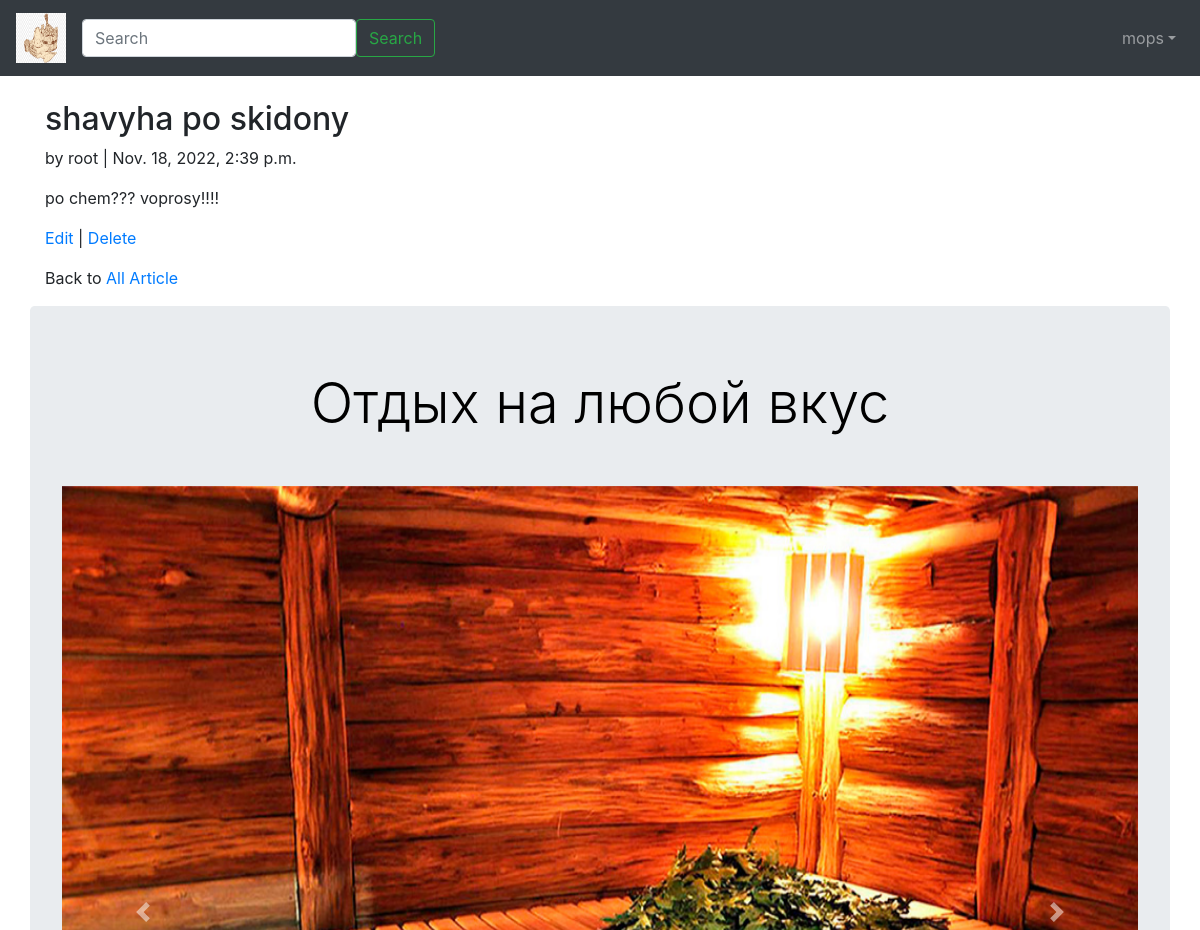
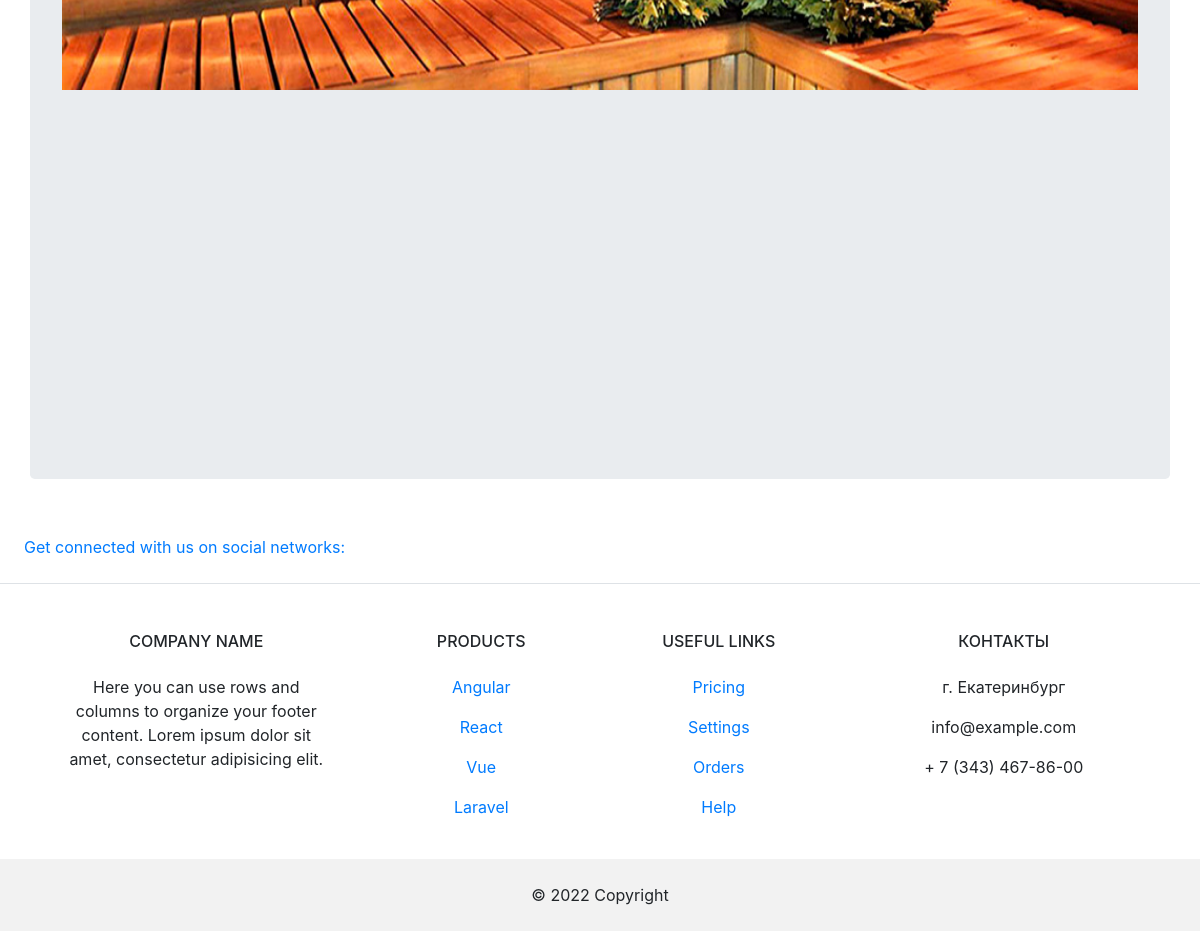
/articles/2/ (signed in), run on the app's committed database (2 pictures, top to bottom).
### users/models.py (models this page shows)
class CustomUser(AbstractUser):
    age = models.PositiveIntegerField(default=0)

### articles/models.py (models this page shows, shortened)
class Article(models.Model):
    title = models.CharField(max_length=255)
    body = models.TextField()
    date = models.DateTimeField(auto_now_add=True)
    author = models.ForeignKey(settings.AUTH_USER_MODEL, on_delete=models.CASCADE,)

### articles/views.py (the view)
# urls.py: path('<int:pk>/', views.ArticleDetailView.as_view(), name="article_detail"),
class ArticleDetailView(LoginRequiredMixin, DetailView):
    model = models.Article
    template_name = 'article_detail.html'

### templates/article_detail.html
{% extends 'base.html' %}
{% block content %}
<div class="article-entry">
    <h2>{{ object.title }}</h2>
    <p>by {{ object.author }} | {{ object.date }}</p>
    <p>{{ object.body }}</p>
</div>
<p><a href="{% url 'article_edit' article.pk %}">Edit</a> | <a href="{% url 'article_delete' article.pk %}">Delete</a></p>
<p>Back to <a href="{% url 'article_list' %}">All Article</a></p>
{% endblock content %}

### templates/base.html (shortened to what this page needs)
<!DOCTYPE html>
{% load static %}
<html>
    <head>
    <link rel="stylesheet" href="https://maxcdn.bootstrapcdn.com/bootstrap/4.0.0/css/bootstrap.min.css"
/>
</head>
<body>
<nav class="navbar navbar-expand-md navbar-dark bg-dark mb-4">
    <a class="navbar-brand" href="{% url 'home' %}">
        <img WIDTH="50" height="50" src="{% static 'img/saunaa.jpg' %}">
    </a>
                <form class="d-flex">
                <input class="form-control me-2" type="search" placeholder="Search" aria-label="Search">
                <button class="btn btn-outline-success" type="submit">Search</button>
            </form>
    <div class="navbar-nav ml-auto">
        <a class="nav-link dropdown-toggle" href="#" id="userMenu" data-toggle="dropdown"
           aria-haspopup="true" aria-expanded="false">{{ user.username }}</a>
    </div>
</nav>
<div class = 'container'>
        {% block content %}
        {% endblock %}
</div>
<a href="{% include "carousel.html" %}</a>
    <footer>
      <a href="{% include "footer.html" %}</a>
</body>
</html>

### data on the page
CustomUser: username "mops"
Article: title "shavyha po skidony", author "root", date "Nov. 18, 2022, 2:39 p.m.", body "po chem??? voprosy!!!!"
